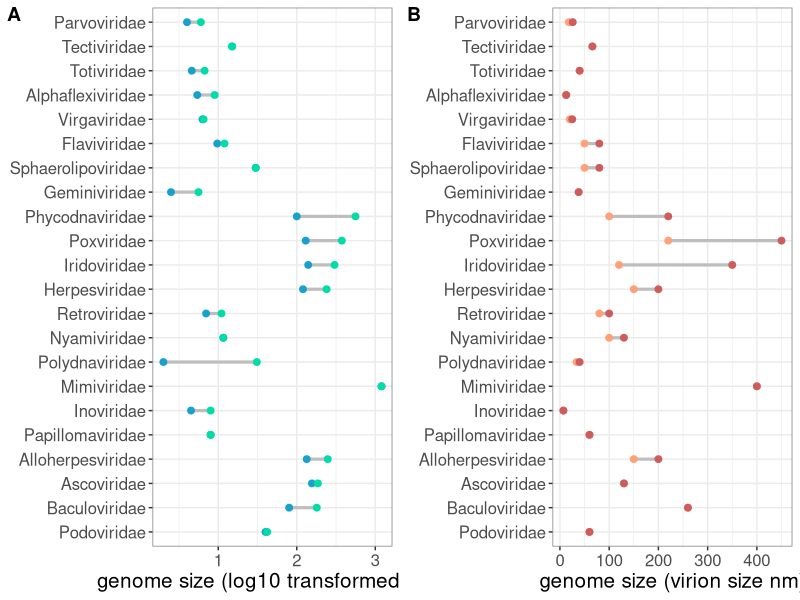

Write R code to recreate this figure.
library(readxl)
library(ggpubr)
library(ggplot2)

viral_family_genomesize<- read_excel("data/Figure3.viralfamily_rangeplot.xlsx")
log_viral_family_genomesize <- read_excel("data/Figure3.viralfamily_rangeplot.xlsx",sheet = "genome size log")

#Turn 'viral family' column into a character vector
log_viral_family_genomesize$Viral_family <- as.character(log_viral_family_genomesize$Viral_family)
#Then turn it back into a factor with the levels in the correct order
log_viral_family_genomesize$Viral_family <- factor(log_viral_family_genomesize$Viral_family, levels=rev(unique(log_viral_family_genomesize$Viral_family)))

### genome size plotting
z1 <- ggplot(log_viral_family_genomesize, aes(x=Viral_family))+
  geom_linerange(aes(ymin=minimum,ymax=maximum),linetype=1,color="gray",size=1.1)+
  geom_point(aes(y=minimum),size=2,color="#18a1cd")+
  geom_point(aes(y=maximum),size=2,color="#00dca6")+
  theme_bw()+
  ylab("genome size (log10 transformed kbp)")+
  theme(axis.title.y= element_blank(), 
        text = element_text(size=15), 
        panel.border = element_rect(colour = "#7e7e7e")) +
  coord_flip()

### virion size plotting
viral_family_virion_size <- read_excel("data/Figure3.viralfamily_rangeplot.xlsx",sheet = "virus size")

#Turn 'viral family' column into a character vector
viral_family_virion_size$Viral_family <- as.character(viral_family_virion_size$Viral_family)
#Then turn it back into a factor with the levels in the correct order
viral_family_virion_size$Viral_family <- factor(viral_family_virion_size$Viral_family, levels=rev(unique(viral_family_virion_size$Viral_family)))

z2 <- ggplot(viral_family_virion_size, aes(x=Viral_family))+
  geom_linerange(aes(ymin=min,ymax=max),linetype=1,color="gray",size=1.1)+
  geom_point(aes(y=min),size=2,color="#FFA07A")+
  geom_point(aes(y=max),size=2,color="#CD5C5C")+
  theme_bw()+
  ylab("genome size (virion size nm)")+
  theme(axis.title.y= element_blank(), 
        text = element_text(size=15), 
        panel.border = element_rect(colour = "#7e7e7e")) +
  coord_flip()

pdf("plots/Figure3.virion.genome.size.pdf",width=10, height=7.5)
comb <- ggarrange(z1, z2,  
          labels = c("A", "B"),
          ncol = 2, nrow = 1)

print(comb)
dev.off()